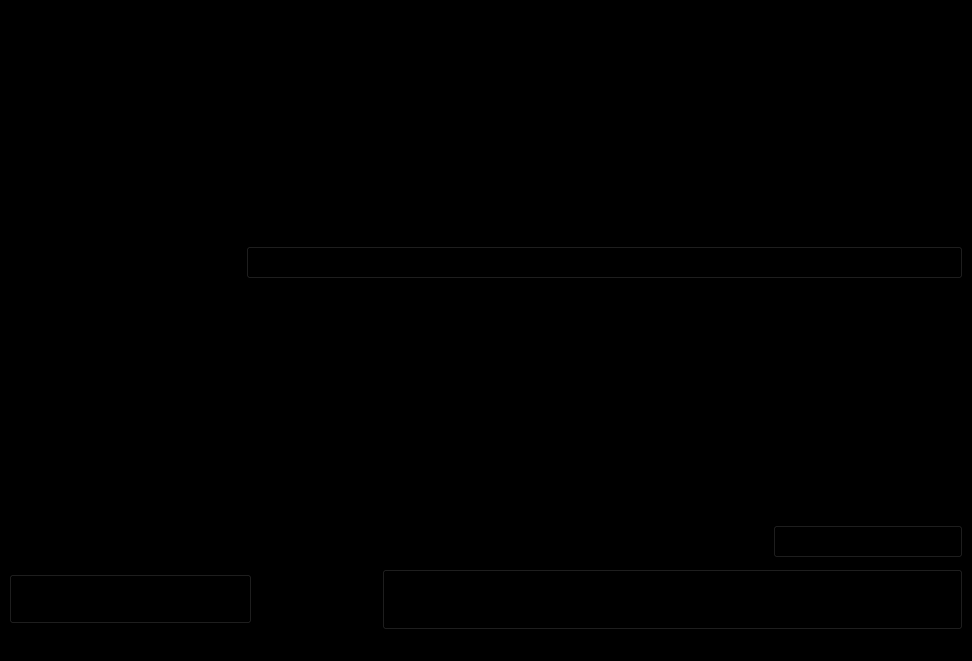
<?xml version="1.0" encoding="UTF-8"?>
<ui version="4.0">
 <class>SellPage</class>
 <widget class="QMainWindow" name="SellPage">
  <property name="geometry">
   <rect>
    <x>0</x>
    <y>0</y>
    <width>972</width>
    <height>661</height>
   </rect>
  </property>
  <property name="windowTitle">
   <string>MainWindow</string>
  </property>
  <property name="styleSheet">
   <string notr="true">background-color: black;</string>
  </property>
  <widget class="QWidget" name="centralwidget">
   <layout class="QGridLayout" name="gridLayout">
    <item row="1" column="0" colspan="6">
     <layout class="QFormLayout" name="formLayout">
      <item row="0" column="0">
       <widget class="QLabel" name="label_NameOfProd">
        <property name="font">
         <font>
          <pointsize>16</pointsize>
          <weight>75</weight>
          <bold>true</bold>
         </font>
        </property>
        <property name="text">
         <string>Name Of Your Product:</string>
        </property>
       </widget>
      </item>
      <item row="0" column="1">
       <widget class="QLineEdit" name="lineEdit_prod_name">
        <property name="font">
         <font>
          <pointsize>16</pointsize>
          <weight>50</weight>
          <bold>false</bold>
         </font>
        </property>
       </widget>
      </item>
      <item row="1" column="0">
       <widget class="QLabel" name="label_Price">
        <property name="font">
         <font>
          <pointsize>16</pointsize>
          <weight>75</weight>
          <bold>true</bold>
         </font>
        </property>
        <property name="text">
         <string>Price(in rupees):</string>
        </property>
       </widget>
      </item>
      <item row="1" column="1">
       <widget class="QLineEdit" name="lineEdit_price">
        <property name="font">
         <font>
          <pointsize>16</pointsize>
          <weight>50</weight>
          <bold>false</bold>
         </font>
        </property>
       </widget>
      </item>
      <item row="3" column="0">
       <widget class="QLabel" name="label_product_category">
        <property name="font">
         <font>
          <pointsize>16</pointsize>
          <weight>75</weight>
          <bold>true</bold>
         </font>
        </property>
        <property name="text">
         <string>Product Category</string>
        </property>
       </widget>
      </item>
      <item row="3" column="1">
       <widget class="QComboBox" name="comboBox">
        <property name="font">
         <font>
          <pointsize>16</pointsize>
          <weight>50</weight>
          <bold>false</bold>
         </font>
        </property>
        <property name="maxVisibleItems">
         <number>10</number>
        </property>
        <property name="frame">
         <bool>true</bool>
        </property>
        <item>
         <property name="text">
          <string>Select Category </string>
         </property>
        </item>
        <item>
         <property name="text">
          <string>Food</string>
         </property>
        </item>
        <item>
         <property name="text">
          <string>Fruits And Vegetables</string>
         </property>
        </item>
        <item>
         <property name="text">
          <string>Cosmetics</string>
         </property>
        </item>
        <item>
         <property name="text">
          <string>Apparel</string>
         </property>
        </item>
        <item>
         <property name="text">
          <string>Accessories</string>
         </property>
        </item>
        <item>
         <property name="text">
          <string>Home Decor</string>
         </property>
        </item>
        <item>
         <property name="text">
          <string>Stationary</string>
         </property>
        </item>
        <item>
         <property name="text">
          <string>Kitchenware</string>
         </property>
        </item>
        <item>
         <property name="text">
          <string>Handmade</string>
         </property>
        </item>
        <item>
         <property name="text">
          <string>Electronics</string>
         </property>
        </item>
        <item>
         <property name="text">
          <string>Others</string>
         </property>
        </item>
       </widget>
      </item>
      <item row="4" column="0">
       <widget class="QLabel" name="label_Description">
        <property name="font">
         <font>
          <pointsize>16</pointsize>
          <weight>75</weight>
          <italic>false</italic>
          <bold>true</bold>
         </font>
        </property>
        <property name="text">
         <string>Description:</string>
        </property>
       </widget>
      </item>
      <item row="4" column="1">
       <widget class="QLineEdit" name="lineEdit_description">
        <property name="font">
         <font>
          <pointsize>16</pointsize>
          <weight>50</weight>
          <bold>false</bold>
         </font>
        </property>
       </widget>
      </item>
     </layout>
    </item>
    <item row="0" column="0">
     <widget class="QLabel" name="label">
      <property name="font">
       <font>
        <pointsize>28</pointsize>
        <weight>75</weight>
        <bold>true</bold>
       </font>
      </property>
      <property name="text">
       <string>Sell</string>
      </property>
      <property name="alignment">
       <set>Qt::AlignRight|Qt::AlignTrailing|Qt::AlignVCenter</set>
      </property>
     </widget>
    </item>
    <item row="3" column="0" colspan="5">
     <widget class="QLabel" name="label_browse">
      <property name="minimumSize">
       <size>
        <width>0</width>
        <height>42</height>
       </size>
      </property>
      <property name="font">
       <font>
        <pointsize>12</pointsize>
       </font>
      </property>
      <property name="focusPolicy">
       <enum>Qt::NoFocus</enum>
      </property>
      <property name="frameShape">
       <enum>QFrame::Box</enum>
      </property>
      <property name="text">
       <string/>
      </property>
     </widget>
    </item>
    <item row="3" column="5">
     <widget class="QPushButton" name="pushButton_UploadImages">
      <property name="minimumSize">
       <size>
        <width>0</width>
        <height>0</height>
       </size>
      </property>
      <property name="font">
       <font>
        <pointsize>16</pointsize>
        <weight>75</weight>
        <bold>true</bold>
       </font>
      </property>
      <property name="text">
       <string>Upload Images</string>
      </property>
     </widget>
    </item>
    <item row="2" column="0" colspan="5">
     <layout class="QFormLayout" name="formLayout_3">
      <item row="4" column="0">
       <widget class="QLabel" name="label_upiID">
        <property name="font">
         <font>
          <pointsize>16</pointsize>
          <weight>75</weight>
          <bold>true</bold>
         </font>
        </property>
        <property name="text">
         <string>UPI ID:</string>
        </property>
       </widget>
      </item>
      <item row="3" column="0">
       <widget class="QLabel" name="label_phnumber">
        <property name="font">
         <font>
          <pointsize>16</pointsize>
          <weight>75</weight>
          <bold>true</bold>
         </font>
        </property>
        <property name="text">
         <string>Contact Number:           </string>
        </property>
       </widget>
      </item>
      <item row="5" column="0">
       <widget class="QLabel" name="label_address">
        <property name="font">
         <font>
          <pointsize>16</pointsize>
          <weight>75</weight>
          <bold>true</bold>
         </font>
        </property>
        <property name="text">
         <string>Flat Number: </string>
        </property>
       </widget>
      </item>
      <item row="3" column="1">
       <widget class="QLineEdit" name="lineEdit_cont_num">
        <property name="font">
         <font>
          <pointsize>16</pointsize>
          <weight>50</weight>
          <bold>false</bold>
         </font>
        </property>
       </widget>
      </item>
      <item row="4" column="1">
       <widget class="QLineEdit" name="lineEdit_upi_id">
        <property name="font">
         <font>
          <pointsize>16</pointsize>
          <weight>50</weight>
          <bold>false</bold>
         </font>
        </property>
       </widget>
      </item>
      <item row="5" column="1">
       <widget class="QLineEdit" name="lineEdit_address">
        <property name="font">
         <font>
          <pointsize>16</pointsize>
          <weight>50</weight>
          <bold>false</bold>
         </font>
        </property>
       </widget>
      </item>
      <item row="1" column="0">
       <widget class="QLabel" name="label_email">
        <property name="font">
         <font>
          <pointsize>16</pointsize>
          <weight>75</weight>
          <bold>true</bold>
         </font>
        </property>
        <property name="text">
         <string>Email:</string>
        </property>
       </widget>
      </item>
      <item row="1" column="1">
       <widget class="QLineEdit" name="lineEdit_email">
        <property name="font">
         <font>
          <pointsize>16</pointsize>
          <weight>50</weight>
          <bold>false</bold>
         </font>
        </property>
       </widget>
      </item>
      <item row="0" column="0">
       <widget class="QLabel" name="label_Name">
        <property name="font">
         <font>
          <pointsize>16</pointsize>
          <weight>75</weight>
          <bold>true</bold>
         </font>
        </property>
        <property name="text">
         <string>Your Name:</string>
        </property>
       </widget>
      </item>
      <item row="0" column="1">
       <widget class="QLineEdit" name="lineEdit_name">
        <property name="font">
         <font>
          <pointsize>16</pointsize>
          <weight>50</weight>
          <bold>false</bold>
         </font>
        </property>
       </widget>
      </item>
     </layout>
    </item>
    <item row="2" column="5">
     <widget class="QLabel" name="label_picture">
      <property name="text">
       <string/>
      </property>
     </widget>
    </item>
    <item row="0" column="1">
     <widget class="QLabel" name="label_2">
      <property name="text">
       <string/>
      </property>
      <property name="pixmap">
       <pixmap>sell_page.svg</pixmap>
      </property>
     </widget>
    </item>
    <item row="4" column="3" colspan="3">
     <widget class="QPushButton" name="pushButton_Sell">
      <property name="minimumSize">
       <size>
        <width>581</width>
        <height>61</height>
       </size>
      </property>
      <property name="font">
       <font>
        <pointsize>28</pointsize>
        <weight>75</weight>
        <bold>true</bold>
       </font>
      </property>
      <property name="styleSheet">
       <string notr="true"/>
      </property>
      <property name="text">
       <string>Sell</string>
      </property>
     </widget>
    </item>
    <item row="4" column="0" colspan="2">
     <widget class="QPushButton" name="pushButton_back">
      <property name="font">
       <font>
        <pointsize>28</pointsize>
        <weight>75</weight>
        <bold>true</bold>
       </font>
      </property>
      <property name="styleSheet">
       <string notr="true"/>
      </property>
      <property name="text">
       <string>&lt;</string>
      </property>
     </widget>
    </item>
   </layout>
  </widget>
  <widget class="QMenuBar" name="menubar">
   <property name="geometry">
    <rect>
     <x>0</x>
     <y>0</y>
     <width>972</width>
     <height>30</height>
    </rect>
   </property>
  </widget>
  <widget class="QStatusBar" name="statusbar"/>
 </widget>
 <tabstops>
  <tabstop>lineEdit_prod_name</tabstop>
  <tabstop>lineEdit_price</tabstop>
  <tabstop>comboBox</tabstop>
  <tabstop>lineEdit_description</tabstop>
  <tabstop>lineEdit_name</tabstop>
  <tabstop>lineEdit_email</tabstop>
  <tabstop>lineEdit_cont_num</tabstop>
  <tabstop>lineEdit_upi_id</tabstop>
  <tabstop>lineEdit_address</tabstop>
  <tabstop>pushButton_UploadImages</tabstop>
  <tabstop>pushButton_Sell</tabstop>
  <tabstop>pushButton_back</tabstop>
 </tabstops>
 <resources/>
 <connections/>
</ui>
